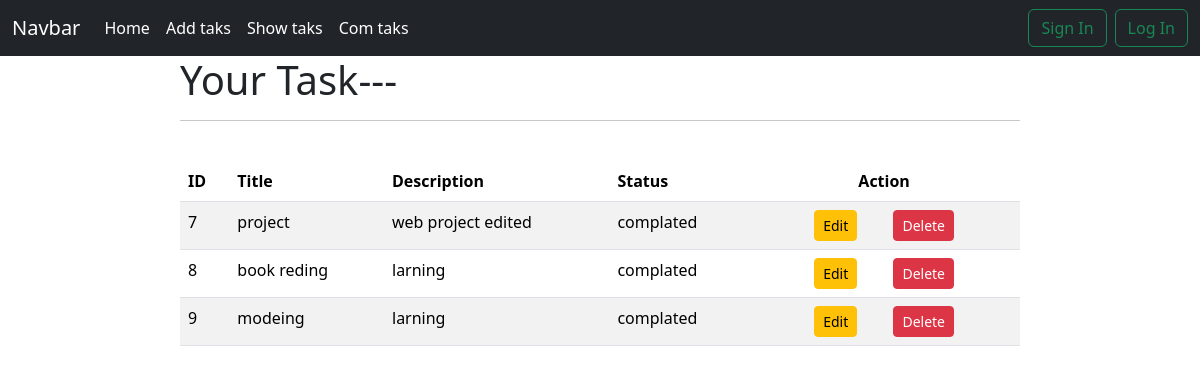
Before: /com_task/ with the older database file.
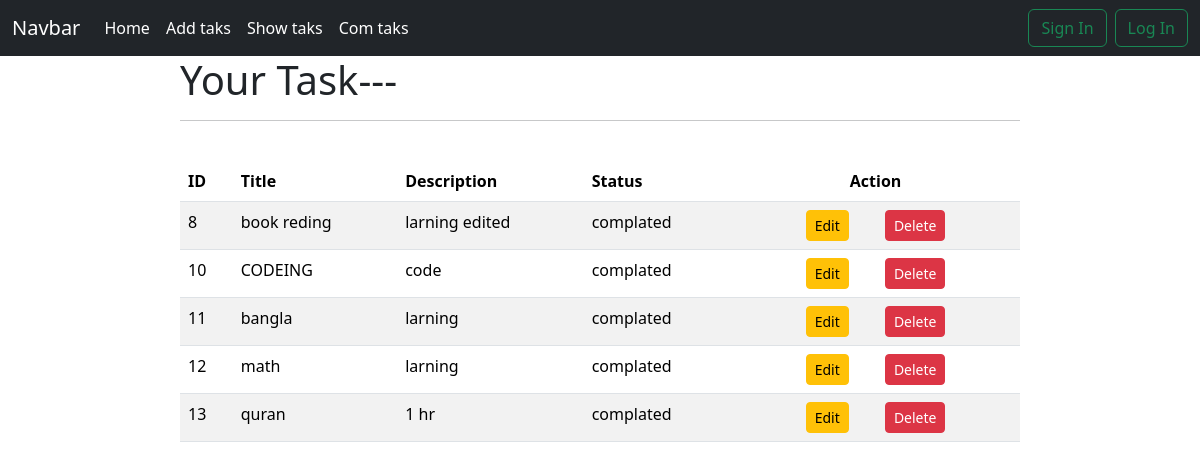
After: the same page with the newer database file.
### first_app/models.py (models this page shows)
class AddTaskModel(models.Model):
    Title = models.CharField(max_length=30)
    description = models.CharField(max_length=50)
    status = models.CharField(max_length=50,default = " incompleted" )
    tarck = models.BooleanField(default=False)

### first_app/views.py (the view)
# urls.py: path('com_task/', Comp, name='comtask'),
def Comp(request):
    task = AddTaskModel.objects.all()
    print(task)
    return render(request, 'com.html', {'data':task} )

### first_app/templates/com.html
{% extends 'base.html' %}
{% block contant %}
{% if data %}
<div style="width:70%; margin:auto;">
    <h1>Your Task---</h1>
    <hr>
    <br>
    <table class="table table-striped table-hover">
        <thead>
          <tr>
            <th scope="col">ID</th>
            <th scope="col">Title</th>
            <th scope="col">Description</th>
            <th scope="col">Status</th>
            <th scope="col" class="text-center">Action</th>
          </tr>
        </thead>
        <tbody>
          {% for item in data %}
          {% if item.status == "complated" %}
        <tr>
            <td>{{item.id}}</td>
            <td>{{item.Title}}</td>
            <td>{{item.description}}</td>
            <td>{{item.status}}</td>
            <td>
            <div class="text-center">
            <a href="{% url 'edit_task' id=item.id %}" class="btn btn-warning btn-sm mx-3">Edit</a>
            <a href="{% url 'Delete_Task' id=item.id %}" class="btn btn-danger btn-sm mx-3">Delete</a>
        </div>
        </td>
        </tr>
        {% endif %}
          {% endfor %}
        </tbody>
      </table>
</div>
{% else %}
<h1>No Your Task</h1>
{% endif %}
{% endblock  %}

### first_app/templates/base.html (shortened to what this page needs)
<!doctype html>
<html lang="en">
  <head>
    <link href="https://cdn.jsdelivr.net/npm/bootstrap@5.3.1/dist/css/bootstrap.min.css" rel="stylesheet">
  </head>
  <body>
    <nav class="navbar navbar-expand-lg navbar-light bg-dark navbar-dark">
      <div class="container-fluid">
        <a class="navbar-brand" href="#">Navbar</a>
        <div class="collapse navbar-collapse" id="navbarSupportedContent">
          <ul class="navbar-nav me-auto mb-2 mb-lg-0">
            <li class="nav-item">
              <a class="nav-link active" aria-current="page" href="{% url 'home' %}">Home</a>
            </li>
            <li class="nav-item">
              <a class="nav-link active" aria-current="page" href="{% url 'add_task'%}">Add taks</a>
            </li>
            <li class="nav-item">
              <a class="nav-link active" aria-current="page" href="{% url 'show_task' %}">Show taks</a>
            </li>
            <li class="nav-item">
              <a class="nav-link active" aria-current="page" href="{% url 'comtask' %}">Com taks</a>
            </li>
          </ul>
          <form class="d-flex">
            <button class="btn btn-outline-success mx-2" type="submit">Sign In</button>
            <button class="btn btn-outline-success" type="submit">Log In</button>
          </form>
        </div>
      </div>
    </nav>
    {% block contant %}{% endblock  %}
  </body>
</html>

Changed rows visible on the page:
removed AddTaskModel: id "7", Title "project", description "web project edited", status "complated"
removed AddTaskModel: id "9", Title "modeing", description "larning", status "complated"
changed AddTaskModel "book reding": description "larning" → "larning edited"
added AddTaskModel: id "10", Title "CODEING", description "code", status "complated"
added AddTaskModel: id "11", Title "bangla", description "larning", status "complated"
added AddTaskModel: id "12", Title "math", description "larning", status "complated"
added AddTaskModel: id "13", Title "quran", description "1 hr", status "complated"
